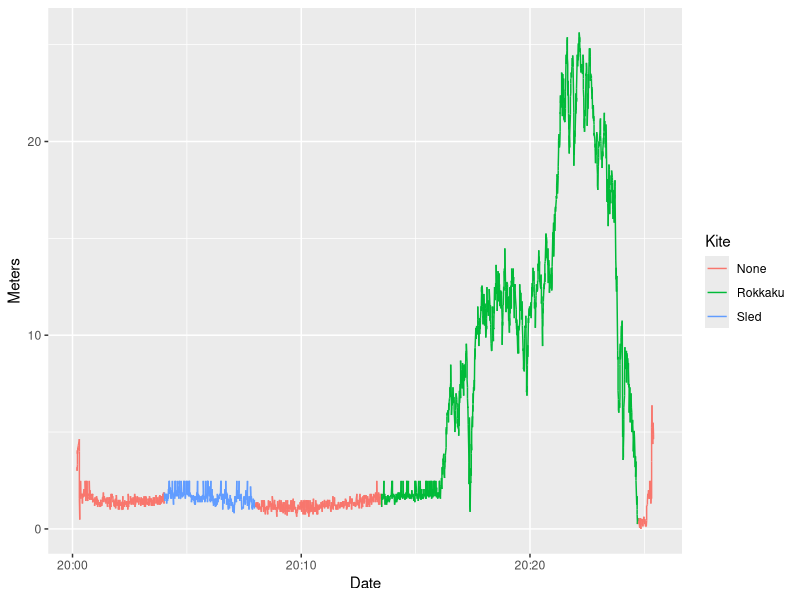
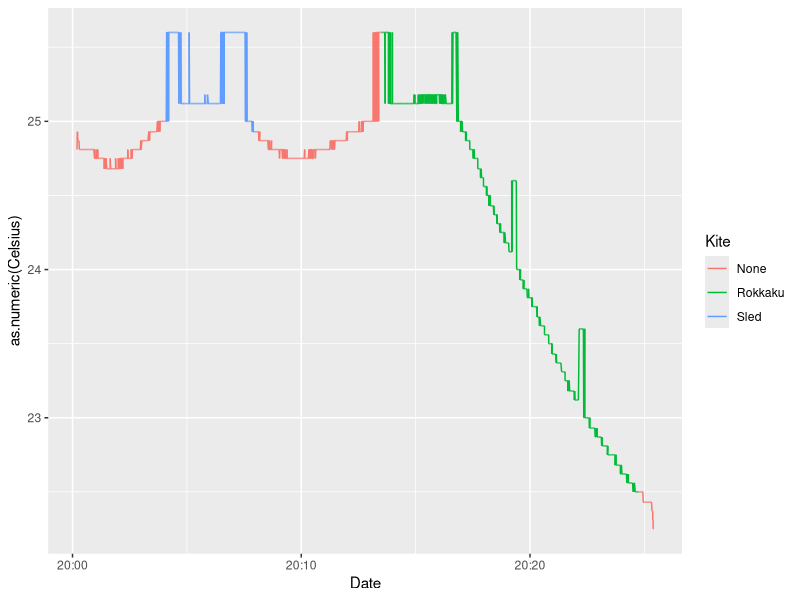
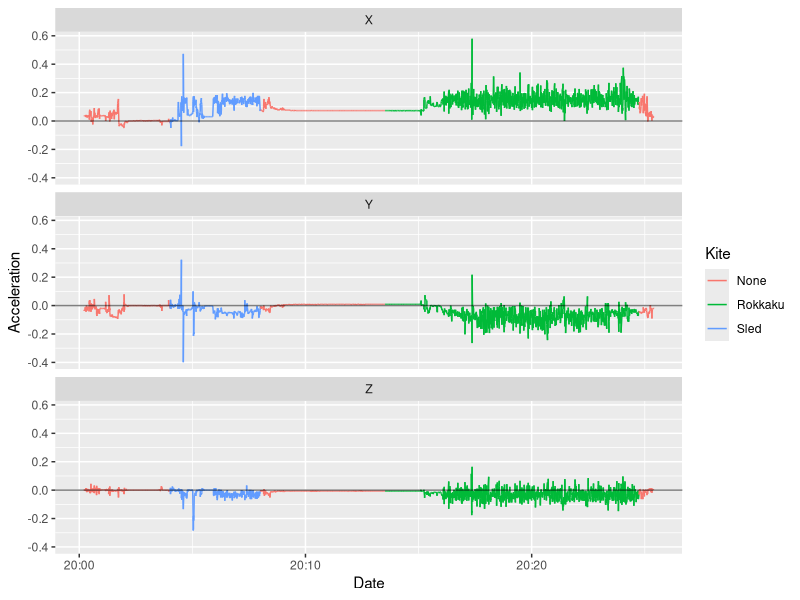

Here is the R script that generated these plots, in order:
library(tidyverse)
library(stringr)
library(lubridate)

# # deal with data problems --------------------------------------------------
# x <- readLines("20170726")
# 
# # some readings are messed up 
# # ~250 get lost here
# x2 <- x[!stringr::str_detect(x, "\\v")]
# 
# # another 700 get lost here bc x2[2126] contains an EOF or something
# # so remove that row to save the data
# x2 <- x2[c(1:2125, 2127:2751)]
# x2 <- read.csv(textConnection(x2), stringsAsFactors = FALSE)
# 
# # some readings are still messed up, as revealed by NAs after coercion,
# # so remove those ones
# x2 <- x2 %>% 
#   separate(Date, into = c("Hour", "Minute", "Second"), sep = ":") %>%
#   # make all columns numeric and remove any NAs
#   mutate_all(.funs = as.numeric) %>% 
#   filter_all(all_vars(!is.na(.)))
# 
# # data munging ------------------------------------------------------------
# # create valid date column 
# x2 <- x2 %>% 
#   mutate(
#     Hour = str_pad(Hour, 2, pad = "0"), 
#     Minute = str_pad(Minute, 2, pad = "0"),
#     Second = str_pad(Second, 2, pad = "0"), 
#     Date = paste0("2017-07-26 ", Hour, ":", Minute, ":", Second),
#     Date = lubridate::ymd_hms(Date)
#   ) %>% 
#   select(-Hour:-Second)
# 
# # a few rows have super sharp negative values for Z
# # e.g. x2[66,]
# # these generally start with 4 or 42 where typical values are 425
# # so I think it's an incomplete data transmission error -> remove these
# x2 <- x2 %>% 
#   filter(Z > 50)
# # some sharp peaks remain in X, Y, and Z, but they're not obviously errors
# 
# # center and scale x y and z variables
# # very stable between  and 2017-07-26 20:03:30
# acceleration_background <- x2 %>% 
#   filter(Date > ymd_hms("2017-07-26 20:02:01"), 
#     Date < ymd_hms("2017-07-26 20:03:30")) %>% 
#   summarise_at(vars(X:Z), median) %>% 
#   transmute(Xbg = X, Ybg = Y, Zbg = Z)
# 
# x2 <- x2 %>% 
#   cbind(acceleration_background) %>% 
#   as_data_frame() %>% 
#   mutate(X = X / Xbg - 1, Y = Y / Ybg - 1, Z = Z / Zbg - 1) %>% 
#   select(-Xbg:-Zbg)
# 
# # adjust meters relative to ground
# x2 <- x2 %>% 
#   mutate(Meters = Meters - min(Meters)) %>% 
#   mutate(Feet = Meters * 3.28084)
# 
# between <- function(date, a, b) {
#   date > ymd_hms(a) & date < ymd_hms(b)
# }
# 
# # what kites were when?
# x2 <- x2 %>% mutate(Kite = case_when(
#   between(Date, "2017-07-26 20:04:00", "2017-07-26 20:08:01") ~ "Sled", 
#   between(Date, "2017-07-26 20:13:30", "2017-07-26 20:24:45") ~ "Rokkaku",
#   TRUE ~ "None")
# )
# 
# write_csv(x2, "20170726.csv")
x2 <- read_csv("20170726.csv")

# Plots -------------------------------------------------------------------
ggplot(x2, aes(x = Date, y = Meters)) + 
  geom_line(aes(color = Kite, group = 1))

ggplot(x2, aes(x = Date, y = as.numeric(Celsius))) + 
  geom_line(aes(color = Kite, group = 1))

# x may need to be recalibrated after 20:10
tidyr::gather(x2, Direction, Acceleration, X, Y, Z) %>%  
  ggplot(aes(x = Date, y = Acceleration)) + 
  geom_line(aes(color = Kite, group = 1)) + 
  facet_wrap(~ Direction, ncol = 1) + 
  geom_hline(yintercept = 0, alpha = 0.5)
